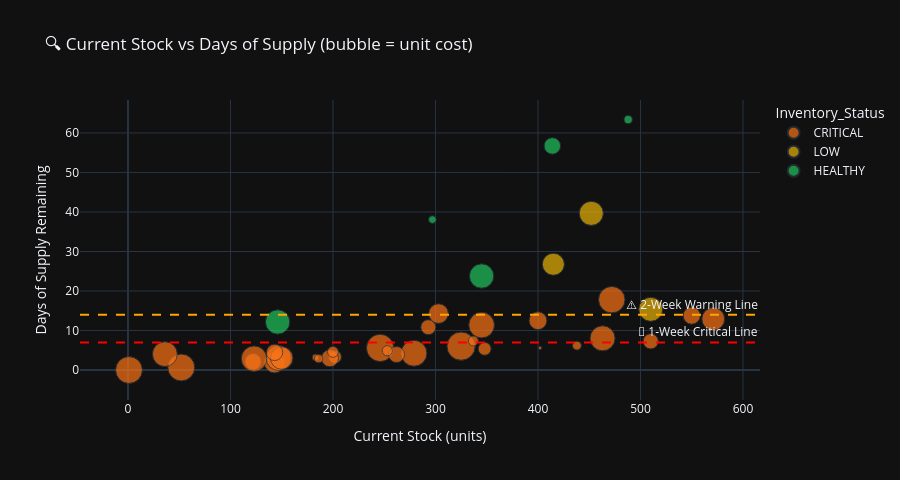

Source (notebook cell):
### Code cell
# ── CHART 2: Stock Level vs Safety Stock (Scatter) ────────
fig = px.scatter(
    skus,
    x='Current_Stock',
    y='Days_of_Supply',
    color='Inventory_Status',
    size='Unit_Cost',
    hover_data=['SKU_ID', 'Category', 'Supplier', 'Lead_Time_Days'],
    color_discrete_map=color_map,
    title='🔍 Current Stock vs Days of Supply (bubble = unit cost)',
    labels={'Current_Stock': 'Current Stock (units)', 'Days_of_Supply': 'Days of Supply Remaining'}
)
fig.add_hline(y=14, line_dash='dash', line_color='orange', annotation_text='⚠️ 2-Week Warning Line')
fig.add_hline(y=7,  line_dash='dash', line_color='red',    annotation_text='🚨 1-Week Critical Line')
fig.update_layout(template='plotly_dark', height=480)
fig.show()

### Figure 1 — Plotly figure (JSON) as saved in the notebook; plotly's stock layout.template omitted (floating-point values rounded to 4 significant figures)
{"data": [{"customdata": [["SKU-1000", "Packaging", "Supplier_D", 28], ["SKU-1002", "Sub-Assemblies", "Supplier_D", 16], ["SKU-1003", "MRO", "Supplier_F", 9], ["SKU-1004", "MRO", "Supplier_B", 29], ["SKU-1005", "Components", "Supplier_B", 11], ["SKU-1006", "Sub-Assemblies", "Supplier_A", 17], ["SKU-1007", "Sub-Assemblies", "Supplier_B", 17], ["SKU-1008", "Sub-Assemblies", "Supplier_E", 28], ["SKU-1009", "MRO", "Supplier_B", 12], ["SKU-1010", "Packaging", "Supplier_D", 15], ["SKU-1011", "Sub-Assemblies", "Supplier_D", 21], ["SKU-1012", "MRO", "Supplier_G", 9], ["SKU-1013", "Components", "Supplier_D", 19], ["SKU-1014", "Packaging", "Supplier_G", 22], ["SKU-1015", "Components", "Supplier_D", 6], ["SKU-1016", "Packaging", "Supplier_E", 7], ["SKU-1017", "MRO", "Supplier_H", 25], ["SKU-1018", "Raw Materials", "Supplier_G", 9], ["SKU-1019", "Packaging", "Supplier_C", 15], ["SKU-1020", "Components", "Supplier_F", 17], ["SKU-1023", "Raw Materials", "Supplier_B", 15], ["SKU-1025", "Sub-Assemblies", "Supplier_D", 29], ["SKU-1026", "Sub-Assemblies", "Supplier_B", 21], ["SKU-1027", "Components", "Supplier_F", 24], ["SKU-1028", "Packaging", "Supplier_F", 4], ["SKU-1031", "Packaging", "Supplier_D", 27], ["SKU-1032", "Packaging", "Supplier_F", 23], ["SKU-1034", "Sub-Assemblies", "Supplier_G", 14], ["SKU-1035", "MRO", "Supplier_B", 14], ["SKU-1036", "Sub-Assemblies", "Supplier_B", 22], ["SKU-1037", "MRO", "Supplier_D", 13], ["SKU-1039", "Components", "Supplier_B", 25]], "hovertemplate": "Inventory_Status=CRITICAL<br>Current Stock (units)=%{x}<br>Days of Supply Remaining=%{y}<br>Unit_Cost=%{marker.size}<br>SKU_ID=%{customdata[0]}<br>Category=%{customdata[1]}<br>Supplier=%{customdata[2]}<br>Lead_Time_Days=%{customdata[3]}<extra></extra>", "legendgroup": "CRITICAL", "marker": {"color": "#F97316", "size": [447.9, 461.3, 48.8, 102.0, 27.39, 166.0, 197.4, 139.3, 415.2, 181.6, 144.1, 273.6, 74.76, 402.1, 41.9, 493.5, 387.3, 103.4, 7.73, 408.6, 386.8, 182.4, 62.36, 432.2, 313.5, 158.9, 166.0, 320.6, 444.2, 238.8, 64.2, 381.6], "sizemode": "area", "sizeref": 1.234, "symbol": "circle"}, "mode": "markers", "name": "CRITICAL", "orientation": "v", "showlegend": true, "type": "scatter", "x": [52, 246, 438, 202, 183, 122, 400, 293, 279, 197, 510, 143, 200, 123, 186, 325, 463, 348, 402, 345, 147, 550, 337, 472, 150, 262, 143, 571, 1, 303, 253, 36], "xaxis": "x", "y": [0.6557, 5.604, 6.186, 3.333, 3.194, 2.114, 12.5, 10.85, 4.247, 2.994, 7.286, 1.946, 4.608, 2.887, 2.866, 6.052, 8.038, 5.379, 5.599, 11.39, 3.037, 13.78, 7.374, 17.81, 3.043, 3.928, 4.469, 12.92, 0.01595, 14.29, 4.894, 4.045], "yaxis": "y"}, {"customdata": [["SKU-1001", "MRO", "Supplier_A", 25], ["SKU-1021", "MRO", "Supplier_A", 13], ["SKU-1038", "Raw Materials", "Supplier_B", 28]], "hovertemplate": "Inventory_Status=LOW<br>Current Stock (units)=%{x}<br>Days of Supply Remaining=%{y}<br>Unit_Cost=%{marker.size}<br>SKU_ID=%{customdata[0]}<br>Category=%{customdata[1]}<br>Supplier=%{customdata[2]}<br>Lead_Time_Days=%{customdata[3]}<extra></extra>", "legendgroup": "LOW", "marker": {"color": "#EAB308", "size": [301.0, 354.9, 358.1], "sizemode": "area", "sizeref": 1.234, "symbol": "circle"}, "mode": "markers", "name": "LOW", "orientation": "v", "showlegend": true, "type": "scatter", "x": [415, 510, 452], "xaxis": "x", "y": [26.77, 15.36, 39.65], "yaxis": "y"}, {"customdata": [["SKU-1022", "Packaging", "Supplier_D", 6], ["SKU-1024", "Raw Materials", "Supplier_H", 9], ["SKU-1029", "Packaging", "Supplier_F", 12], ["SKU-1030", "Sub-Assemblies", "Supplier_B", 15], ["SKU-1033", "Raw Materials", "Supplier_E", 8]], "hovertemplate": "Inventory_Status=HEALTHY<br>Current Stock (units)=%{x}<br>Days of Supply Remaining=%{y}<br>Unit_Cost=%{marker.size}<br>SKU_ID=%{customdata[0]}<br>Category=%{customdata[1]}<br>Supplier=%{customdata[2]}<br>Lead_Time_Days=%{customdata[3]}<extra></extra>", "legendgroup": "HEALTHY", "marker": {"color": "#22C55E", "size": [365.9, 41.65, 168.8, 36.46, 366.2], "sizemode": "area", "sizeref": 1.234, "symbol": "circle"}, "mode": "markers", "name": "HEALTHY", "orientation": "v", "showlegend": true, "type": "scatter", "x": [146, 488, 414, 297, 345], "xaxis": "x", "y": [12.17, 63.38, 56.71, 38.08, 23.79], "yaxis": "y"}], "layout": {"annotations": [{"showarrow": false, "text": "⚠️ 2-Week Warning Line", "x": 1, "xanchor": "right", "xref": "x domain", "y": 14, "yanchor": "bottom", "yref": "y"}, {"showarrow": false, "text": "🚨 1-Week Critical Line", "x": 1, "xanchor": "right", "xref": "x domain", "y": 7, "yanchor": "bottom", "yref": "y"}], "height": 480, "legend": {"itemsizing": "constant", "title": {"text": "Inventory_Status"}, "tracegroupgap": 0}, "shapes": [{"line": {"color": "orange", "dash": "dash"}, "type": "line", "x0": 0, "x1": 1, "xref": "x domain", "y0": 14, "y1": 14, "yref": "y"}, {"line": {"color": "red", "dash": "dash"}, "type": "line", "x0": 0, "x1": 1, "xref": "x domain", "y0": 7, "y1": 7, "yref": "y"}], "title": {"text": "🔍 Current Stock vs Days of Supply (bubble = unit cost)"}, "xaxis": {"anchor": "y", "domain": [0, 1], "title": {"text": "Current Stock (units)"}}, "yaxis": {"anchor": "x", "domain": [0, 1], "title": {"text": "Days of Supply Remaining"}}}}
